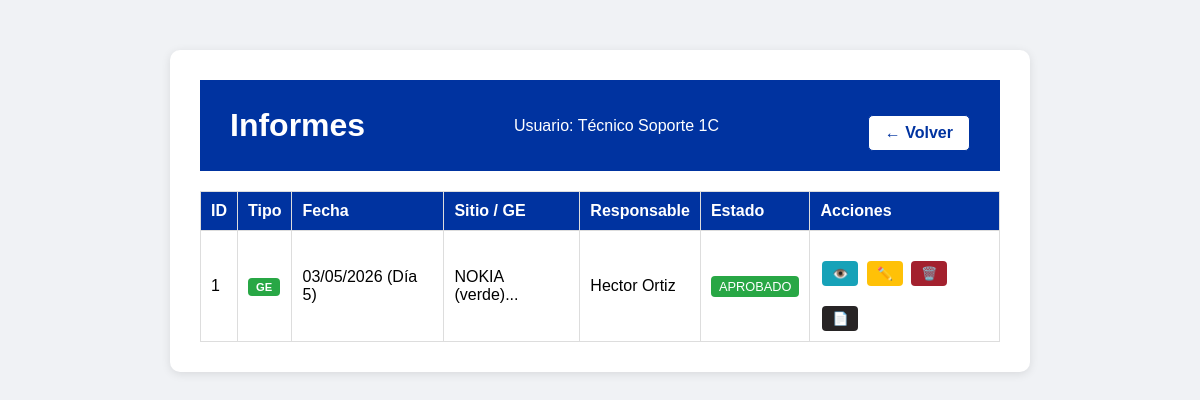
Before: /ver_informes (signed in) with the older database file.
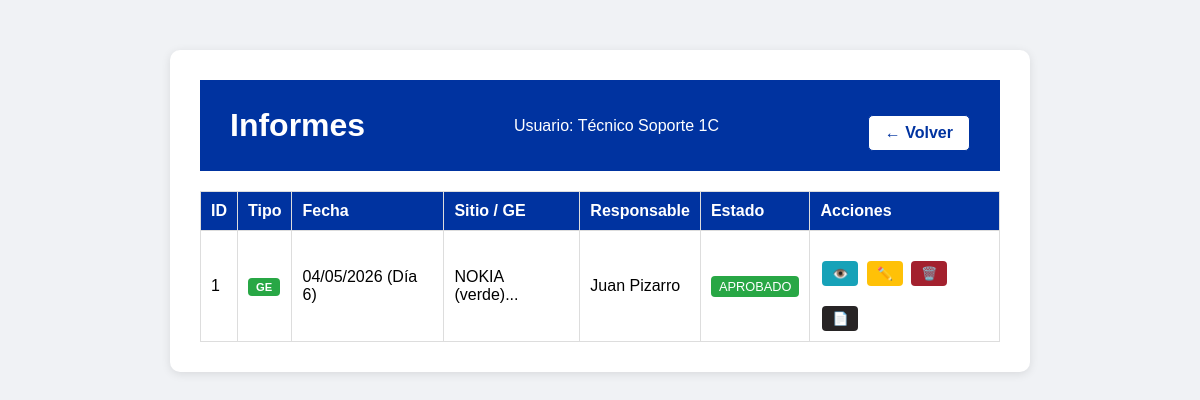
After: the same page with the newer database file.
### app.py (models this page shows, shortened)
class Usuario(db.Model):
    id = db.Column(db.Integer, primary_key=True)
    username = db.Column(db.String(20), unique=True, nullable=False)
    password = db.Column(db.String(200), nullable=False)
    nombre = db.Column(db.String(50), nullable=False)
    rol = db.Column(db.String(20), nullable=False)
    email = db.Column(db.String(100), nullable=True)
    fecha_registro = db.Column(db.DateTime, default=datetime.utcnow)

class InspeccionGE(db.Model):
    id = db.Column(db.Integer, primary_key=True)
    usuario_id = db.Column(db.Integer, db.ForeignKey('usuario.id'), nullable=False)
    sitio_id = db.Column(db.Integer, db.ForeignKey('sitio.id'), nullable=True)
    fecha = db.Column(db.String(20), nullable=False)
    dia_turno = db.Column(db.Integer, nullable=False)
    responsable = db.Column(db.String(50), nullable=False)
    nombre_ge = db.Column(db.String(50), nullable=False)
    tipo_ge = db.Column(db.String(50), nullable=False)
    horometro = db.Column(db.Integer, nullable=False)
    hora_inicio = db.Column(db.String(10), nullable=False)
    hora_termino = db.Column(db.String(10), nullable=False)
    potencia_continua = db.Column(db.Integer, nullable=True)
    cantidad_arranques = db.Column(db.Integer, nullable=False)
    horas_funcionamiento = db.Column(db.Integer, nullable=False)
    nivel_aceite = db.Column(db.String(10), nullable=False)
    nivel_combustible = db.Column(db.String(10), nullable=False)
    nivel_refrigerante = db.Column(db.String(10), nullable=False)
    proxima_mantencion = db.Column(db.Integer, nullable=False)
    estado_carcasa = db.Column(db.String(5), nullable=False)
    limpieza_ge_interior = db.Column(db.String(5), nullable=False)
    limpieza_radiador = db.Column(db.String(5), nullable=False)
    visor_combustible = db.Column(db.String(5), nullable=False)
    arranque_automatico = db.Column(db.String(5), nullable=False)
    limpieza_interior = db.Column(db.String(5), nullable=False)
    limpieza_exterior = db.Column(db.String(5), nullable=False)
    cable_5p_4p = db.Column(db.String(5), nullable=False)
    observaciones = db.Column(db.Text, nullable=True)
    estado_pantalla = db.Column(db.String(5), nullable=False)
    estado_parada_emergencia = db.Column(db.String(5), nullable=False)
    estado_corta_corriente = db.Column(db.String(5), nullable=False)
    estado_selector = db.Column(db.String(5), nullable=False)
    estado_bornes_bateria = db.Column(db.String(5), nullable=False)
    estado_ramal_cables = db.Column(db.String(5), nullable=False)
    estado_enchufe = db.Column(db.String(5), nullable=False)
    estado_cebador = db.Column(db.String(5), nullable=False)
    estado_mangueras = db.Column(db.String(5), nullable=False)
    estado_alarmas = db.Column(db.String(5), nullable=False)
    estado_extintor = db.Column(db.String(5), nullable=False)
    estado_puertas = db.Column(db.String(5), nullable=False)
    estado_baterias = db.Column(db.String(5), nullable=False)
    estado_ventilador = db.Column(db.String(5), nullable=False)
    observaciones_breaker = db.Column(db.Text, nullable=True)
    limpieza_general = db.Column(db.String(5), nullable=False)
    estado_chasis = db.Column(db.String(5), nullable=False)
    cantidad_cunas = db.Column(db.String(10), nullable=False)
    checkpoints = db.Column(db.String(5), nullable=False)
    presion_neumaticos = db.Column(db.String(5), nullable=False)
    estado_jaula = db.Column(db.String(5), nullable=False)
    estado_candados = db.Column(db.String(5), nullable=False)
    nivelacion_carro = db.Column(db.String(5), nullable=False)
    patas_posicionamiento = db.Column(db.String(5), nullable=False)
    manivelas_izajes = db.Column(db.String(5), nullable=False)
    observaciones_estructuras = db.Column(db.Text, nullable=True)
    foto_1 = db.Column(db.String(200), nullable=True)
    foto_2 = db.Column(db.String(200), nullable=True)
    foto_3 = db.Column(db.String(200), nullable=True)
    foto_breaker_1 = db.Column(db.String(200), nullable=True)
    foto_breaker_2 = db.Column(db.String(200), nullable=True)
    foto_breaker_3 = db.Column(db.String(200), nullable=True)
    foto_estructura_1 = db.Column(db.String(200), nullable=True)
    foto_estructura_2 = db.Column(db.String(200), nullable=True)
    foto_estructura_3 = db.Column(db.String(200), nullable=True)
    foto_lev_1 = db.Column(db.String(200), nullable=True)
    foto_lev_2 = db.Column(db.String(200), nullable=True)
    foto_lev_3 = db.Column(db.String(200), nullable=True)
    foto_lev_4 = db.Column(db.String(200), nullable=True)
    foto_lev_5 = db.Column(db.String(200), nullable=True)
    foto_lev_6 = db.Column(db.String(200), nullable=True)
    foto_lev_7 = db.Column(db.String(200), nullable=True)
    foto_lev_8 = db.Column(db.String(200), nullable=True)
    estado = db.Column(db.String(20), default='pendiente')
    fecha_registro = db.Column(db.DateTime, default=datetime.utcnow)
    motivo_rechazo = db.Column(db.String(500), nullable=True)
    usuario = db.relationship('Usuario', backref='inspecciones_ge')
    sitio = db.relationship('Sitio', backref='inspecciones_ge')

### app.py (the view, shortened to what this page needs)
@app.route('/ver_informes')
def ver_informes():
    if 'username' not in session:
        return redirect(url_for('login'))
    usuario_actual = Usuario.query.filter_by(username=session['username']).first()
    if usuario_actual.rol == 'supervisor':
        cow_inspecciones = InspeccionCOW.query.order_by(InspeccionCOW.fecha_registro.desc()).all()
    else:
        cow_inspecciones = InspeccionCOW.query.filter_by(usuario_id=usuario_actual.id).order_by(InspeccionCOW.fecha_registro.desc()).all()
    if usuario_actual.rol == 'supervisor':
        ge_inspecciones = InspeccionGE.query.order_by(InspeccionGE.fecha_registro.desc()).all()
    else:
        ge_inspecciones = InspeccionGE.query.filter_by(usuario_id=usuario_actual.id).order_by(InspeccionGE.fecha_registro.desc()).all()
    inspecciones_unificadas = []
    for ins in ge_inspecciones:
        inspecciones_unificadas.append({
            'id': ins.id,
            'tipo': 'ge',
            'fecha': ins.fecha,
            'dia_turno': ins.dia_turno,
            'sitio': ins.nombre_ge,  # GE usa nombre_ge
            'responsable': ins.responsable,
            'estado': ins.estado
        })
    inspecciones_unificadas.sort(key=lambda x: x['fecha'], reverse=True)
    return render_template('ver_informes.html', usuario=session['nombre'], rol=session['rol'], inspecciones=inspecciones_unificadas)

### templates/ver_informes.html (shortened to what this page needs)
<!DOCTYPE html>
<html lang="es">
<head>
    <link rel="stylesheet" href="{{ url_for('static', filename='style.css') }}">
</head>
<body>
    <div class="container">
        <div class="header">
            <h1>Informes</h1>
            <p>Usuario: {{ usuario }}</p>
            <a href="{{ url_for('menu') }}" class="volver-btn">← Volver</a>
        </div>
        {% if inspecciones %}
            <table class="tabla-informes">
                <thead>
                    <tr>
                        <th>ID</th>
                        <th>Tipo</th>
                        <th>Fecha</th>
                        <th>Sitio / GE</th>
                        <th>Responsable</th>
                        <th>Estado</th>
                        <th>Acciones</th>
                    </tr>
                </thead>
                <tbody>
                    {% for ins in inspecciones %}
                    <tr>
                        <td>{{ ins.id }}</td>
                        <td>
                            <span class="tipo {{ ins.tipo }}">
                                {{ ins.tipo|upper }}
                            </span>
                        </td>
                        <td>{{ ins.fecha }} (Día {{ ins.dia_turno }})</td>
                        <td>{{ ins.sitio[:50] if ins.sitio else 'N/A' }}...</td>
                        <td>{{ ins.responsable }}</td>
                        <td>
                            <span class="estado {{ ins.estado }}">
                                {{ ins.estado|upper }}
                            </span>
                        </td>
                        <td>
                        <a href="{{ url_for('ver_informe', id=ins.id, tipo=ins.tipo) }}" class="btn-ver">👁️</a>
                        <a href="{{ url_for('editar_informe', id=ins.id, tipo=ins.tipo) }}" class="btn-editar">✏️</a>
                        <a href="{{ url_for('borrar_informe', id=ins.id, tipo=ins.tipo) }}" class="btn-borrar" onclick="return confirm('¿Eliminar este informe?')">🗑️</a>
                        {% if ins.estado == 'aprobado' %}
                        <a href="{{ url_for('generar_pdf', id=ins.id, tipo=ins.tipo) }}" class="btn-pdf" target="_blank">📄</a>
                        {% endif %}
                        </td>
                    </tr>
                    {% endfor %}
                </tbody>
            </table>
        {% else %}
            <p>No hay informes registrados.</p>
        {% endif %}
    </div>
</body>
</html>

### static/style.css (style rules this page uses)
body { font-family: Arial, sans-serif; background-color: #f0f2f5; margin: 0; padding: 0; }
.container { max-width: 800px; margin: 50px auto; background-color: white; padding: 30px; border-radius: 10px; box-shadow: 0 2px 10px rgba(0,0,0,0.1); text-align: center; }
.container h1 { color: #0033a0; }
.container a { display: inline-block; margin-top: 20px; color: #0033a0; text-decoration: none; }
.header { background-color: #0033a0; color: white; padding: 20px 30px; display: flex; justify-content: space-between; align-items: center; }
.header h1 { margin: 0; color: white; }
.header p { margin: 0; }
.header .volver-btn { display: inline-block; margin-top: 15px; padding: 8px 16px; background-color: white; color: #0033a0 !important; text-decoration: none; border-radius: 5px; font-weight: bold; border: 1px solid #0033a0; }
.tabla-informes { width: 100%; border-collapse: collapse; margin-top: 20px; }
.tabla-informes th, .tabla-informes td { border: 1px solid #ddd; padding: 10px; text-align: left; }
.tabla-informes th { background-color: #0033a0; color: white; }
.estado { padding: 3px 8px; border-radius: 4px; font-size: 0.8em; }
.estado.aprobado { background-color: #28a745; color: white; }
.btn-ver, .btn-aprobar, .btn-rechazar { padding: 5px 10px; border-radius: 4px; text-decoration: none; font-size: 0.8em; margin: 0 2px; }
.btn-ver { background-color: #17a2b8; color: white; }
.btn-editar { background-color: #ffc107; color: #333; padding: 5px 10px; border-radius: 4px; text-decoration: none; font-size: 0.8em; margin: 0 2px; }
.btn-borrar { background-color: #a3212e; color: white; padding: 5px 10px; border-radius: 4px; text-decoration: none; font-size: 0.8em; margin: 0 2px; }
.btn-pdf { background-color: #272425; color: white; padding: 5px 10px; border-radius: 4px; text-decoration: none; font-size: 0.8em; margin: 0 2px; }
.tipo { padding: 3px 8px; border-radius: 4px; font-size: 0.7em; font-weight: bold; }
.tipo.ge { background-color: #28a745; color: white; }

Changed rows visible on the page:
changed InspeccionGE "NOKIA (verde)": fecha "03/05/2026" → "04/05/2026"; dia_turno "5" → "6"; responsable "Hector Ortiz" → "Juan Pizarro"
